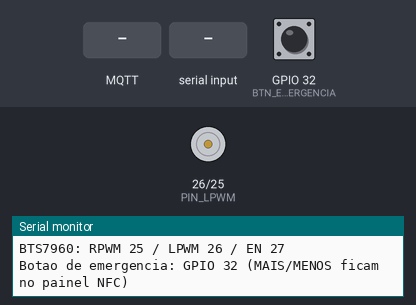
Simulated run of this sketch. Board: ESP32. Parts: motor-driver pin pairs drawn as motors (green arrow = first pin HIGH = forward, orange = second pin HIGH = backward, longer = more drive, scaled by the enable pin), the last lines printed to the serial monitor. Inputs (shaded band) come from the test bench; at power-on: GPIO 32 (BTN_EMERGENCIA) HIGH. WiFi joins after 1.5 s; servers stay silent unless stated; EEPROM starts erased; no MQTT or app messages arrive unless stated.

Above: at 1.2 s.
1.3 s: MQTT message "1" arrives on the first subscribed topic
4.3 s: GPIO 32 (BTN_EMERGENCIA) pulled LOW for 0.15 s
7.4 s: "emergencia\n" received over Serial
At 8.3 s:
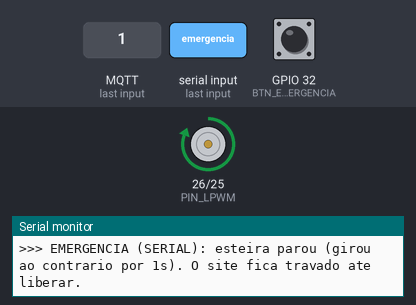
10.0 s: "V=90\n" received over Serial
At 11.2 s:
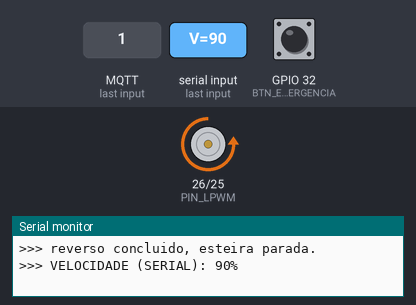
11.8 s: MQTT message "invertido" arrives on the second subscribed topic
At 12.25 s:
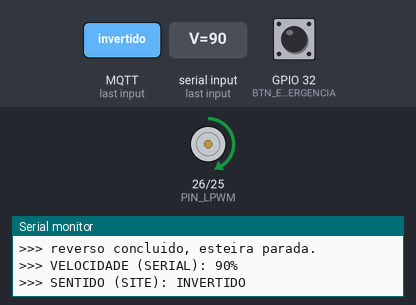
13.9 s: MQTT message "emergencia" arrives on the second subscribed topic
At 14.36 s:
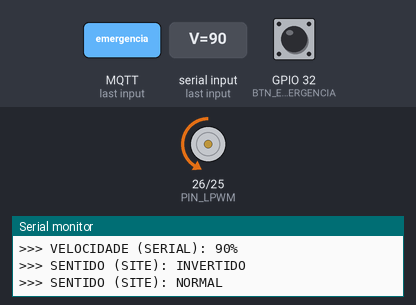
Timing chart, 0 to 16.4 s (numbered marks = the images above; inputs shaded):
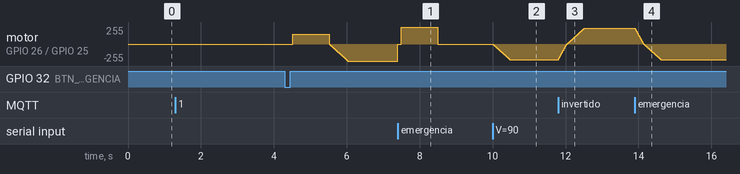

The sketch:

01_firmware_esteira.ino
```cpp
// GitHub: https://github.com/brunoosz | LinkedIn: https://www.linkedin.com/in/brunocamperlingo/
#include <WiFi.h>
#include <PubSubClient.h>
#include <Preferences.h>
#include <math.h>

// esteira


// rede

const char* ssid = "DarkCoders";
const char* password = "COLOQUE_A_SENHA_DO_WIFI";
const char* mqtt_server = "192.168.4.1";

WiFiClient espClient;
PubSubClient client(espClient);

const char* topic_set_vel       = "esteira/velocidade/set";
const char* topic_atual_vel     = "esteira/velocidade/atual";
const char* topic_status        = "esteira/status";
const char* topic_set_sentido   = "esteira/sentido/set";
const char* topic_atual_sentido = "esteira/sentido/atual";
const char* topic_emergencia    = "esteira/emergencia";
const char* topic_reiniciar     = "esteira/reiniciar";
const char* topic_botao         = "esteira/botao";      // valores do botão
const char* topic_liberar       = "esteira/liberar";    // destravar
const char* topic_estado_emerg  = "esteira/estado_emergencia"; // estado da emergência

unsigned long ultimaTentativaWifi = 0;
bool wifiEstavaConectado = false;
unsigned long ultimaTentativaMqtt = 0;
unsigned long ultimoEnvio = 0;
unsigned long ultimoEnvioSentido = 0;

Preferences memoria;


// pinagem

// BTS7960
#define PIN_RPWM 25
#define PIN_LPWM 26
#define PIN_EN   27      // pinos de ativação

// botão de emergência
#define BTN_EMERGENCIA 32


// ajustes do motor

const int PWM_FREQ = 20000;
const int PWM_RESOLUCAO = 8;
const int PWM_MAX = 255;
const int PWM_MINIMO = 50;               // força mínima

const unsigned long EMERGENCIA_REVERSO_MS = 1000;
const int EMERGENCIA_REVERSO_PCT_MINIMO = 50;

const int RAMPA_PASSO = 5;
const unsigned long RAMPA_INTERVALO_MS = 10;

bool emergenciaTravada = false;   // sempre falso: a trava vale só no site
int velocidadePct = 0;
int pwmAtual = 0;
bool sentidoInvertido = false;
bool direcaoAtualFrente = true;
bool emReverso = false;
unsigned long fimReverso = 0;
unsigned long ultimoPasso = 0;


// botões

// tempo mínimo
struct Botao {
  int pino;
  const char* nome;
  unsigned long msMinimo;      // tempo apertado
  bool armado;
  bool baixo;
  unsigned long inicio;
  bool disparado;
  bool alto;
  unsigned long altoDesde;
};

Botao botoes[1] = {
  { BTN_EMERGENCIA, "emergencia", 120, false, false, 0, false, false, 0 }
};

const unsigned long BOTOES_APOS_LIGAR_MS = 3000;
const unsigned long BOTAO_SOLTO_PARA_ARMAR_MS = 1000;
unsigned long ultimaAmostraBotoes = 0;
bool avisouBotaoPreso = false;


// PWM

void configurarPwm() {
#if ESP_ARDUINO_VERSION_MAJOR >= 3
  ledcAttach(PIN_RPWM, PWM_FREQ, PWM_RESOLUCAO);
  ledcAttach(PIN_LPWM, PWM_FREQ, PWM_RESOLUCAO);
#else
  ledcSetup(0, PWM_FREQ, PWM_RESOLUCAO);
  ledcAttachPin(PIN_RPWM, 0);
  ledcSetup(1, PWM_FREQ, PWM_RESOLUCAO);
  ledcAttachPin(PIN_LPWM, 1);
#endif
}

void escreverPwm(bool ladoR, int valor) {
#if ESP_ARDUINO_VERSION_MAJOR >= 3
  ledcWrite(ladoR ? PIN_RPWM : PIN_LPWM, valor);
#else
  ledcWrite(ladoR ? 0 : 1, valor);
#endif
}

void aplicarMotor(int pwm, bool frente) {

  if (pwm <= 0) {
    escreverPwm(true, 0);
    escreverPwm(false, 0);
    return;
  }

  if (frente) {
    escreverPwm(false, 0);
    escreverPwm(true, pwm);
  }
  else {
    escreverPwm(true, 0);
    escreverPwm(false, pwm);
  }
}

int pctParaPwm(int pct) {
  if (pct <= 0) return 0;
  if (pct > 100) pct = 100;
  return map(pct, 1, 100, PWM_MINIMO, PWM_MAX);
}


// publicação

void publicarVelocidade() {

  if (!client.connected()) return;

  String valor = String(velocidadePct / 100.0, 2);
  client.publish(topic_atual_vel, valor.c_str());
}

void publicarSentido() {

  if (!client.connected()) return;

  client.publish(topic_atual_sentido, sentidoInvertido ? "invertido" : "normal", true);
}

// o estado da emergência agora é publicado pelo site
void publicarEstadoEmergencia() {
}

void publicarBotao(const char* nome) {

  if (client.connected()) client.publish(topic_botao, nome);
}


// ações

void definirVelocidade(int pct, const char* origem) {

  if (emergenciaTravada) {
    Serial.print(">>> VELOCIDADE (");
    Serial.print(origem);
    Serial.println(") IGNORADA: emergencia ativa. Libere no site.");
    return;
  }

  if (pct < 0) pct = 0;
  if (pct > 100) pct = 100;

  velocidadePct = pct;

  Serial.print(">>> VELOCIDADE (");
  Serial.print(origem);
  Serial.print("): ");
  Serial.print(pct);
  Serial.println("%");

  publicarVelocidade();
}

void definirSentido(bool invertido, const char* origem) {

  if (emergenciaTravada) {
    Serial.println(">>> SENTIDO IGNORADO: emergencia ativa. Libere no site.");
    return;
  }

  sentidoInvertido = invertido;
  memoria.putBool("inv", invertido);

  Serial.print(">>> SENTIDO (");
  Serial.print(origem);
  Serial.print("): ");
  Serial.println(invertido ? "INVERTIDO" : "NORMAL");

  publicarSentido();
}

// parada de emergência
void emergencia(const char* origem) {

  // já parando
  if (emReverso) return;

  int pctReverso = max(velocidadePct, EMERGENCIA_REVERSO_PCT_MINIMO);

  velocidadePct = 0;
  aplicarMotor(0, direcaoAtualFrente);

  delay(100);

  pwmAtual = 0;
  aplicarMotor(pctParaPwm(pctReverso), !direcaoAtualFrente);

  emReverso = true;
  fimReverso = millis() + EMERGENCIA_REVERSO_MS;

  Serial.print(">>> EMERGENCIA (");
  Serial.print(origem);
  Serial.println("): esteira parou (girou ao contrario por 1s). O site fica travado ate liberar.");

  publicarVelocidade();
}

void liberarEmergencia(const char* origem) {

  // sem trava na placa: só confirma ao site
  emergenciaTravada = false;
  memoria.putBool("emerg", false);
  publicarEstadoEmergencia();
}

// rampa
void atualizarMotor() {

  if (emReverso) {

    if (millis() >= fimReverso) {
      aplicarMotor(0, direcaoAtualFrente);
      pwmAtual = 0;
      emReverso = false;
      Serial.println(">>> reverso concluido, esteira parada.");
    }

    return;
  }

  if (millis() - ultimoPasso < RAMPA_INTERVALO_MS) return;
  ultimoPasso = millis();

  bool direcaoDesejada = !sentidoInvertido;
  int alvo = pctParaPwm(velocidadePct);

  if (direcaoDesejada != direcaoAtualFrente && pwmAtual > 0) alvo = 0;
  if (pwmAtual == 0) direcaoAtualFrente = direcaoDesejada;

  if (pwmAtual < alvo) pwmAtual = min(pwmAtual + RAMPA_PASSO, alvo);
  else if (pwmAtual > alvo) pwmAtual = max(pwmAtual - RAMPA_PASSO * 2, alvo);

  aplicarMotor(pwmAtual, direcaoAtualFrente);
}


// botões

void botaoApertado(const char* nome, unsigned long duracaoMs) {

  Serial.print(">>> BOTAO: ");
  Serial.print(nome);
  Serial.print(" (apertado ha ");
  Serial.print(duracaoMs);
  Serial.println(" ms)");

  if (String(nome) == "emergencia") {
    emergencia("BOTAO");
    publicarBotao(nome);
    return;
  }

}

void lerBotoes() {

  unsigned long agora = millis();

  if (agora - ultimaAmostraBotoes < 5) return;
  ultimaAmostraBotoes = agora;

  bool aposLigar = agora > BOTOES_APOS_LIGAR_MS;

  for (int i = 0; i < 1; i++) {

    Botao& b = botoes[i];

    if (digitalRead(b.pino) == HIGH) {

      if (!b.alto) {
        b.alto = true;
        b.altoDesde = agora;
      }

      b.baixo = false;
      b.disparado = false;

      if (!b.armado && agora - b.altoDesde >= BOTAO_SOLTO_PARA_ARMAR_MS) b.armado = true;

      continue;
    }

    b.alto = false;

    if (!b.baixo) {
      b.baixo = true;
      b.inicio = agora;
    }

    if (!aposLigar || !b.armado || b.disparado) {
      if (aposLigar && !b.armado && !avisouBotaoPreso && agora - b.inicio > 2000) {
        avisouBotaoPreso = true;
        Serial.print(">>> AVISO: botao ");
        Serial.print(b.nome);
        Serial.println(" esta lendo APERTADO sem parar (fio solto, em curto ou sem pull-up). Ignorado.");
      }
      continue;
    }

    if (agora - b.inicio >= b.msMinimo) {
      b.disparado = true;
      botaoApertado(b.nome, agora - b.inicio);
    }
  }
}


// monitor serial

void mostrarStatus() {

  Serial.println();
  Serial.println("===== ESTEIRA =====");
  Serial.print("Velocidade: ");
  Serial.print(velocidadePct);
  Serial.print("% | PWM ");
  Serial.println(pwmAtual);
  Serial.print("Sentido: ");
  Serial.println(sentidoInvertido ? "INVERTIDO" : "NORMAL");
  Serial.print("Emergencia: ");
  Serial.println(emergenciaTravada ? "ATIVA (travada ate liberar no site)" : "liberada");
  Serial.print("Botao de emergencia (1 = solto): ");
  Serial.println(digitalRead(BTN_EMERGENCIA));
  Serial.print("Site: ");
  Serial.println(client.connected() ? "CONECTADO" : "DESCONECTADO");
  Serial.println("===================");
}

void processarComando(String comando) {

  comando.trim();
  comando.toUpperCase();

  if (comando.length() == 0) return;

  if (comando.startsWith("V=")) definirVelocidade(comando.substring(2).toInt(), "SERIAL");
  else if (comando == "INVERTER") definirSentido(!sentidoInvertido, "SERIAL");
  else if (comando == "EMERGENCIA") emergencia("SERIAL");
  else if (comando == "STATUS") mostrarStatus();
  else if (comando == "AJUDA") {
    Serial.println("V=60  INVERTER  EMERGENCIA  STATUS  AJUDA  (com a emergencia ativa so o site libera)");
    Serial.println("Botao de emergencia: GPIO 32 (outro lado no GND)");
  }
  else Serial.println("Comando desconhecido. Digite AJUDA.");
}


// site

void callbackMqtt(char* topic, byte* payload, unsigned int length) {

  String mensagem;
  for (unsigned int i = 0; i < length; i++) mensagem += (char)payload[i];
  mensagem.trim();

  String topico = String(topic);

  if (topico == topic_set_vel) {
    float v = mensagem.toFloat();
    int pct = (v <= 1.0) ? (int)round(v * 100) : (int)round(v);
    definirVelocidade(pct, "SITE");
  }
  else if (topico == topic_set_sentido) {
    definirSentido(mensagem == "invertido" || mensagem == "1", "SITE");
  }
  else if (topico == topic_emergencia) {
    emergencia("SITE");
  }
  else if (topico == topic_liberar) {
    liberarEmergencia("SITE");
  }
  else if (topico == topic_reiniciar) {
    Serial.println("Reiniciando por comando do site...");
    aplicarMotor(0, true);
    delay(200);
    ESP.restart();
  }
}

void gerenciarWifi() {

  bool conectadoAgora = (WiFi.status() == WL_CONNECTED);

  if (conectadoAgora && !wifiEstavaConectado) {
    Serial.print(">>> WiFi conectado! IP: ");
    Serial.println(WiFi.localIP());
    wifiEstavaConectado = true;
    return;
  }

  if (!conectadoAgora && wifiEstavaConectado) {
    Serial.println(">>> WiFi caiu! Os botoes e o Serial continuam funcionando.");
    wifiEstavaConectado = false;
  }

  if (conectadoAgora) return;

  if (millis() - ultimaTentativaWifi >= 10000) {
    ultimaTentativaWifi = millis();
    WiFi.mode(WIFI_STA);
    WiFi.begin(ssid, password);
  }
}

void gerenciarMqtt() {

  if (WiFi.status() != WL_CONNECTED) return;
  if (client.connected()) return;
  if (millis() - ultimaTentativaMqtt < 5000) return;
  ultimaTentativaMqtt = millis();

  Serial.print(">>> Conectando ao site... ");

  if (client.connect("ESP32_Esteira", topic_status, 0, true, "offline")) {

    Serial.println("CONECTADO!");

    client.subscribe(topic_set_vel);
    client.subscribe(topic_set_sentido);
    client.subscribe(topic_emergencia);
    client.subscribe(topic_liberar);
    client.subscribe(topic_reiniciar);

    client.publish(topic_status, "online", true);

    publicarVelocidade();
    publicarSentido();
    publicarEstadoEmergencia();
  }
  else {
    Serial.print("falha (codigo ");
    Serial.print(client.state());
    Serial.println("), tentando de novo...");
  }
}


// setup e loop

void setup() {

  Serial.begin(115200);

  pinMode(PIN_EN, OUTPUT);
  digitalWrite(PIN_EN, LOW);

  configurarPwm();
  aplicarMotor(0, true);

  pinMode(BTN_EMERGENCIA, INPUT_PULLUP);

  memoria.begin("esteira", false);
  sentidoInvertido = memoria.getBool("inv", false);
  direcaoAtualFrente = !sentidoInvertido;
  emergenciaTravada = false;
  memoria.putBool("emerg", false);   // apaga trava de versões antigas

  digitalWrite(PIN_EN, HIGH);

  Serial.println();
  Serial.println("==============================");
  Serial.println("FLOWPACK - ESTEIRA");
  Serial.println("==============================");
  Serial.println("BTS7960: RPWM 25 / LPWM 26 / EN 27");
  Serial.println("Botao de emergencia: GPIO 32 (MAIS/MENOS ficam no painel NFC)");

  WiFi.mode(WIFI_STA);
  WiFi.begin(ssid, password);
  ultimaTentativaWifi = millis();

  client.setServer(mqtt_server, 1883);
  client.setCallback(callbackMqtt);
}

void loop() {

  gerenciarWifi();
  gerenciarMqtt();
  if (client.connected()) client.loop();

  lerBotoes();

  if (Serial.available()) processarComando(Serial.readStringUntil('\n'));

  atualizarMotor();

  // sinal de vida
  if (millis() - ultimoEnvio >= 1000) {
    ultimoEnvio = millis();
    publicarVelocidade();
  }

  if (millis() - ultimoEnvioSentido >= 5000) {
    ultimoEnvioSentido = millis();
    publicarSentido();
  }
}
```

Measured:
- after the input at 7.4 s, motor on GPIO 26 (PIN_LPWM) / GPIO 25 (PIN_RPWM): backward 255/255 → stopped at once, → forward 255/255 0.10 s later, → stopped 1.0 s later
- after the input at 10.0 s, motor on GPIO 26 (PIN_LPWM) / GPIO 25 (PIN_RPWM): moves from stopped to backward 233/255 over 0.46 s, starting at once
- after the input at 11.8 s, motor on GPIO 26 (PIN_LPWM) / GPIO 25 (PIN_RPWM): moves from backward 233/255 to forward 233/255 over 0.70 s, starting at once
- after the input at 13.9 s, motor on GPIO 26 (PIN_LPWM) / GPIO 25 (PIN_RPWM): moves from forward 233/255 to backward 233/255 over 0.70 s, starting at once
